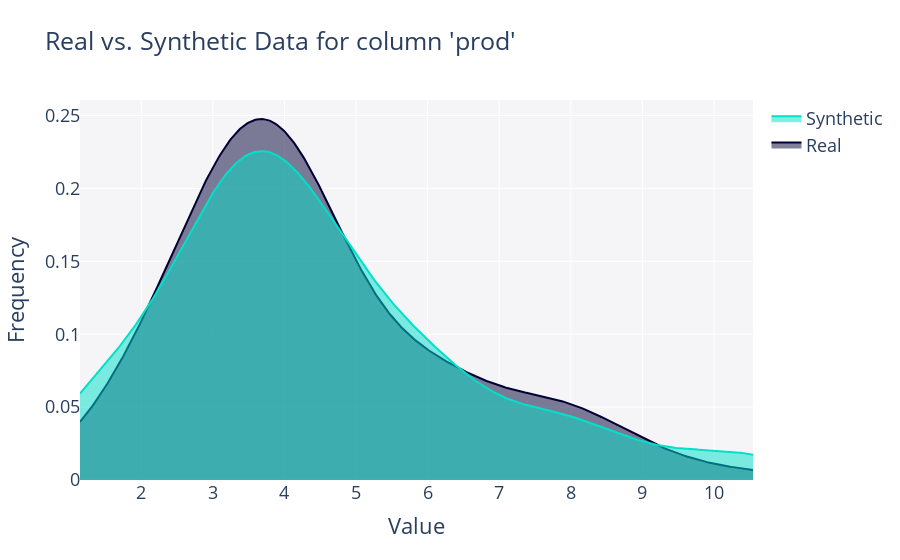

Notebook code cell kept with this figure:
### Code cell
synth.get_column_plot('prod')

### Figure 1 — Plotly figure (JSON) as saved in the notebook; plotly's stock layout.template omitted (floating-point values rounded to 4 significant figures; data arrays with more than 128 entries replaced by an {"elided": "..."} marker saying what was removed)
{"data": [{"fill": "tozeroy", "hovertemplate": "<b>Real</b><br>Frequency: %{y}<extra></extra>", "legendgroup": "Real", "marker": {"color": "#000036"}, "mode": "lines", "name": "Real", "showlegend": true, "type": "scatter", "x": {"elided": "500 float values"}, "xaxis": "x", "y": {"elided": "500 float values"}, "yaxis": "y"}, {"fill": "tozeroy", "hovertemplate": "<b>Synthetic</b><br>Frequency: %{y}<extra></extra>", "legendgroup": "Synthetic", "marker": {"color": "#01E0C9"}, "mode": "lines", "name": "Synthetic", "showlegend": true, "type": "scatter", "x": {"elided": "500 float values"}, "xaxis": "x", "y": {"elided": "500 float values"}, "yaxis": "y"}], "layout": {"barmode": "overlay", "font": {"size": 18}, "hovermode": "closest", "legend": {"traceorder": "reversed"}, "plot_bgcolor": "#F5F5F8", "title": {"text": "Real vs. Synthetic Data for column 'prod'"}, "xaxis": {"anchor": "y2", "domain": [0, 1], "title": {"text": "Value"}, "zeroline": false}, "yaxis": {"anchor": "free", "domain": [0, 1], "position": 0, "title": {"text": "Frequency"}}}}
